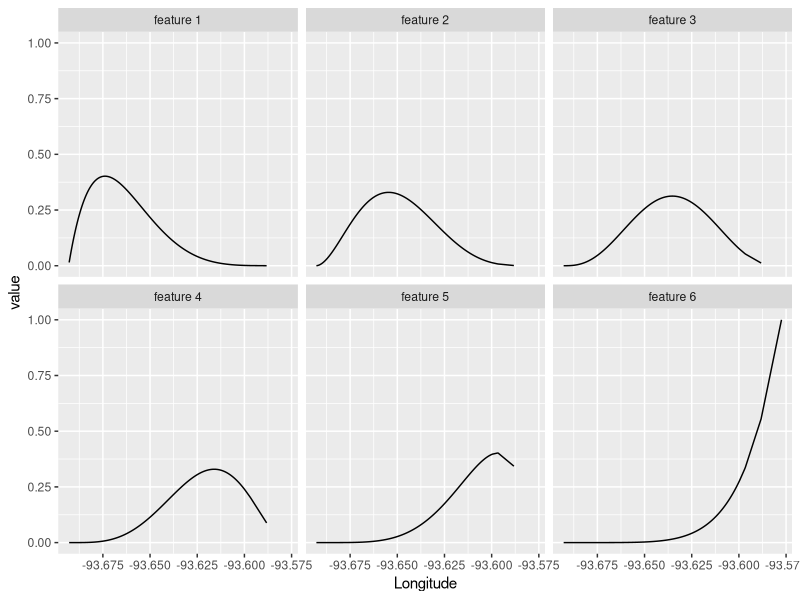

Reproduce this figure in R.
# r2py crawler metadata
# package: recipes
# source_type: rd_example
# topic: step_poly_bernstein.Rd
# source_file: C:\Users\bened\AppData\Local\R\win-library\4.5\recipes\help
# lines: 24

suppressPackageStartupMessages(library(recipes))
if (rlang::is_installed(c("modeldata", "ggplot2"))) (if (getRversion() >= "3.4") withAutoprint else force)({ # examplesIf
library(tidyr)
library(dplyr)

library(ggplot2)
data(ames, package = "modeldata")

spline_rec <- recipe(Sale_Price ~ Longitude, data = ames) |>
  step_poly_bernstein(Longitude, degree = 6, keep_original_cols = TRUE) |>
  prep()

tidy(spline_rec, number = 1)

# Show where each feature is active
spline_rec |>
  bake(new_data =  NULL,-Sale_Price) |>
  pivot_longer(c(starts_with("Longitude_")), names_to = "feature", values_to = "value") |>
  mutate(feature = gsub("Longitude_", "feature ", feature)) |>
  filter(value > 0) |>
  ggplot(aes(x = Longitude, y = value)) +
  geom_line() +
  facet_wrap(~ feature)
}) # examplesIf
